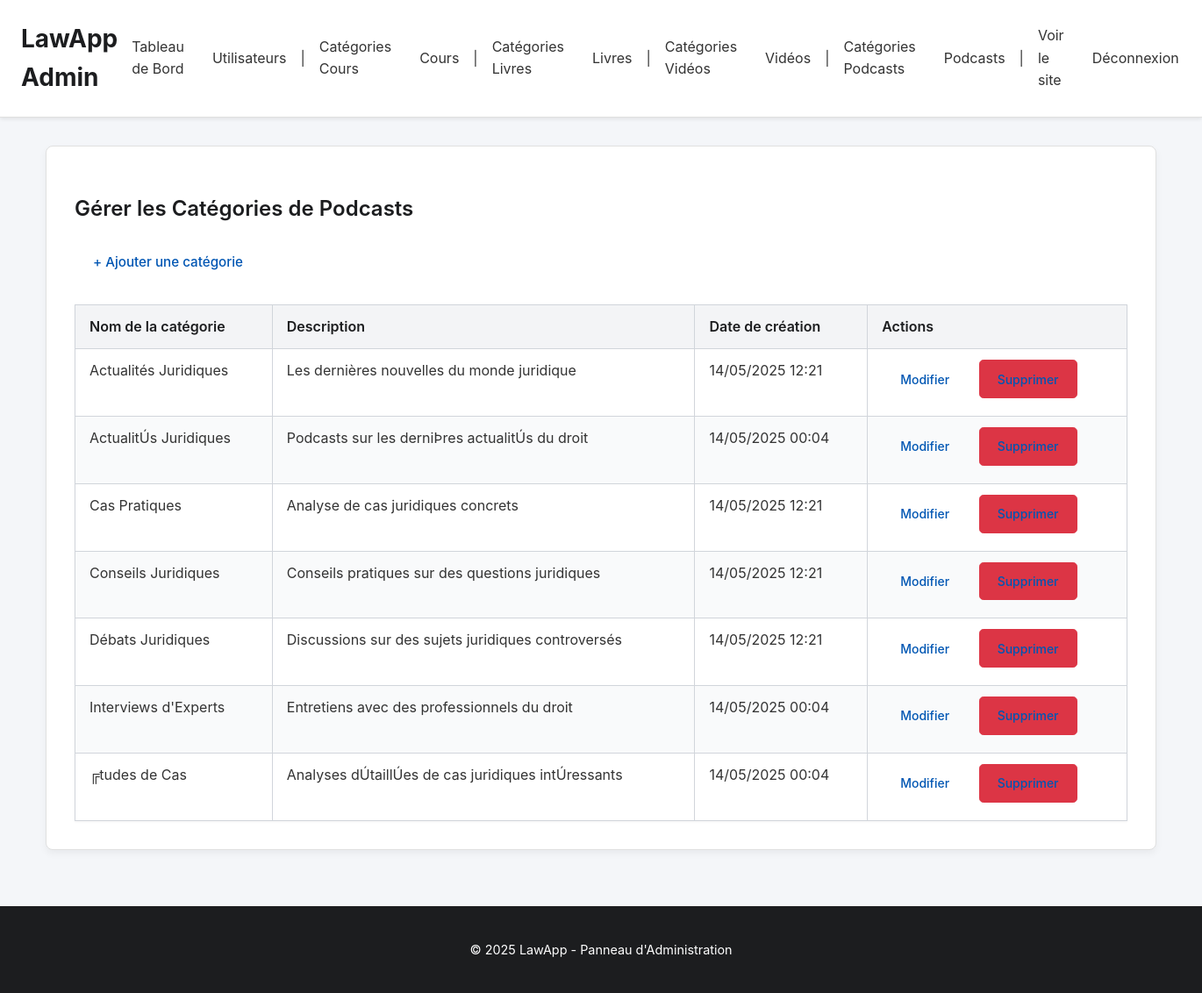
The page /admin/manage_categories_podcasts.php on the database its author committed.
### tables this page shows
CREATE TABLE `categories_podcasts` (
  `id` int(11) NOT NULL AUTO_INCREMENT,
  `nom` varchar(255) NOT NULL,
  `description` text DEFAULT NULL,
  `date_creation` datetime DEFAULT current_timestamp(),
  `date_mise_a_jour` datetime DEFAULT current_timestamp() ON UPDATE current_timestamp(),
  PRIMARY KEY (`id`)
);

### admin/manage_categories_podcasts.php (the view, shortened to what this page needs)
<?php
require_once 'admin_auth_check.php';
$page_title = "Gérer les Catégories de Podcasts";
require_once 'admin_header.php';
$categories = [];
try {
    $stmt = $pdo->query("SELECT id, nom, description, date_creation FROM categories_podcasts ORDER BY nom ASC");
    $categories = $stmt->fetchAll(PDO::FETCH_ASSOC);
} catch (PDOException $e) {
    $error_message = "Erreur lors de la récupération des catégories de podcasts: " . $e->getMessage();
    error_log($error_message);
}
?>
<div class="container admin-container">
    <h2 class="admin-title"><?php echo $page_title; ?></h2>
    <div class="admin-actions">
        <a href="categorie_podcast_form.php?action=add" class="btn btn-success">+ Ajouter une catégorie</a>
    </div>
    <table class="admin-table">
        <thead>
            <tr>
                <th>Nom de la catégorie</th>
                <th>Description</th>
                <th>Date de création</th>
                <th>Actions</th>
            </tr>
        </thead>
        <tbody>
            <?php if (!empty($categories)): ?>
                <?php foreach ($categories as $categorie): ?>
                    <tr>
                        <td><?php echo htmlspecialchars($categorie['nom']); ?></td>
                        <td><?php echo htmlspecialchars(substr($categorie['description'], 0, 100)) . (strlen($categorie['description']) > 100 ? '...' : ''); ?></td>
                        <td><?php echo htmlspecialchars(date('d/m/Y H:i', strtotime($categorie['date_creation']))); ?></td>
                        <td class="action-links">
                            <a href="categorie_podcast_form.php?action=edit&id=<?php echo $categorie['id']; ?>" class="btn btn-sm btn-warning">Modifier</a>
                            <a href="categorie_podcast_actions.php?action=delete&id=<?php echo $categorie['id']; ?>" class="btn btn-sm btn-danger" onclick="return confirm('Êtes-vous sûr de vouloir supprimer cette catégorie ? Attention, cela pourrait affecter les podcasts associés.');">Supprimer</a>
                        </td>
                    </tr>
                <?php endforeach; ?>
            <?php else: ?>
                <tr>
                    <td colspan="4" class="text-center">Aucune catégorie de podcast trouvée.</td>
                </tr>
            <?php endif; ?>
        </tbody>
    </table>
</div>
<?php
require_once 'admin_footer.php';
?>

### admin/css/admin_style.css (style rules this page uses)
:root { --admin-bg-color: #f4f6f9; --admin-text-color: #333; --admin-primary-color: #0056b3; --admin-primary-hover-color: #004085; --admin-header-bg-color: #ffffff; --admin-header-text-color: #333; --admin-nav-link-color: #333; --admin-nav-link-hover-color: var(--admin-primary-color); --admin-section-bg-color: #ffffff; --admin-border-color: #e0e0e0; --admin-heading-color: #1c1d1f; --admin-button-bg-color: var(--admin-primary-color); --admin-button-text-color: #ffffff; --admin-button-hover-bg-color: var(--admin-primary-hover-color); --admin-link-color: var(--admin-primary-color); --admin-link-hover-color: var(--admin-primary-hover-color); --admin-card-shadow: 0 4px 8px rgba(0,0,0,0.05); --admin-font-family-sans-serif: -apple-system, BlinkMacSystemFont, "Segoe UI", Roboto, "Helvetica Neue", Arial, sans-serif, "Apple Color Emoji", "Segoe UI Emoji", "Segoe UI Symbol"; --admin-table-header-bg: #f3f4f6; --admin-table-border-color: #d1d5db; --admin-primary-color-rgb-tuple: 0,86,179; }
body { font-family: var(--admin-font-family-sans-serif); margin: 0; background-color: var(--admin-bg-color); color: var(--admin-text-color); display: flex; flex-direction: column; min-height: 100vh; line-height: 1.6; }
h1, h2, h3, h4, h5, h6 { color: var(--admin-heading-color); font-weight: 600; }
a { color: var(--admin-link-color); text-decoration: none; transition: color 0.2s ease-in-out; }
.admin-container, .admin-content { max-width: 1200px; margin: 2rem auto; padding: 2rem; background-color: var(--admin-section-bg-color); border-radius: 8px; box-shadow: var(--admin-card-shadow); border: 1px solid var(--admin-border-color); }
.admin-table { width: 100%; border-collapse: collapse; margin-top: 1.5rem; box-shadow: 0 1px 3px rgba(0,0,0,0.05); }
.admin-table th, .admin-table td { border: 1px solid var(--admin-table-border-color); padding: 0.75rem 1rem; text-align: left; vertical-align: top; }
.admin-table th { background-color: var(--admin-table-header-bg); font-weight: 600; color: var(--admin-heading-color); }
.admin-table tr:nth-child(even) { background-color: #f9fafb; }
.admin-table a { color: var(--admin-link-color); font-weight: 500; }
.btn { display: inline-block; padding: 0.65rem 1.25rem; font-size: 0.95rem; font-weight: 500; line-height: 1.5; text-align: center; text-decoration: none; vertical-align: middle; cursor: pointer; user-select: none; border: 1px solid transparent; border-radius: 0.3rem; transition: color .15s ease-in-out,background-color .15s ease-in-out,border-color .15s ease-in-out,box-shadow .15s ease-in-out; }
.btn-danger { color: #fff; background-color: #dc3545; border-color: #dc3545; }
.action-links a, .action-links button { margin-right: 0.5rem; margin-bottom: 0.5rem; font-size: 0.875rem; }
.action-links a:last-child, .action-links button:last-child { margin-right: 0; }

### rows shown on the page
categories_podcasts: nom "Actualités Juridiques", description "Les dernières nouvelles du monde juridique", date_creation "14/05/2025 12:21"
categories_podcasts: nom "ActualitÚs Juridiques", description "Podcasts sur les derniÞres actualitÚs du droit", date_creation "14/05/2025 00:04"
categories_podcasts: nom "Cas Pratiques", description "Analyse de cas juridiques concrets", date_creation "14/05/2025 12:21"
categories_podcasts: nom "Conseils Juridiques", description "Conseils pratiques sur des questions juridiques", date_creation "14/05/2025 12:21"
categories_podcasts: nom "Débats Juridiques", description "Discussions sur des sujets juridiques controversés", date_creation "14/05/2025 12:21"
categories_podcasts: nom "Interviews d'Experts", description "Entretiens avec des professionnels du droit", date_creation "14/05/2025 00:04"
categories_podcasts: nom "╔tudes de Cas", description "Analyses dÚtaillÚes de cas juridiques intÚressants", date_creation "14/05/2025 00:04"

### other values the page prints
$page_title "Gérer les Catégories de Podcasts"
